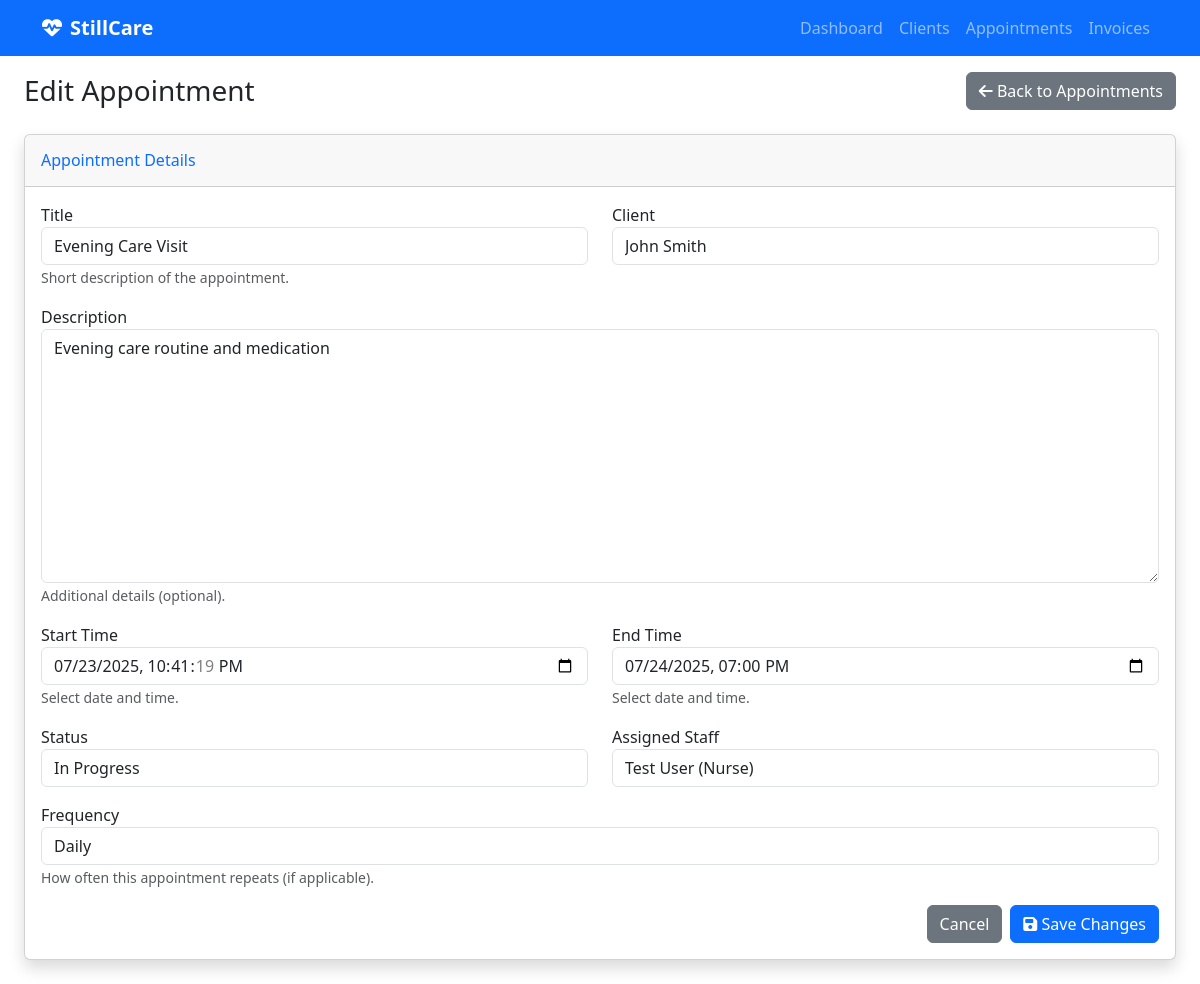
/appointments/3/edit/, run on an earlier commit of the app's database.
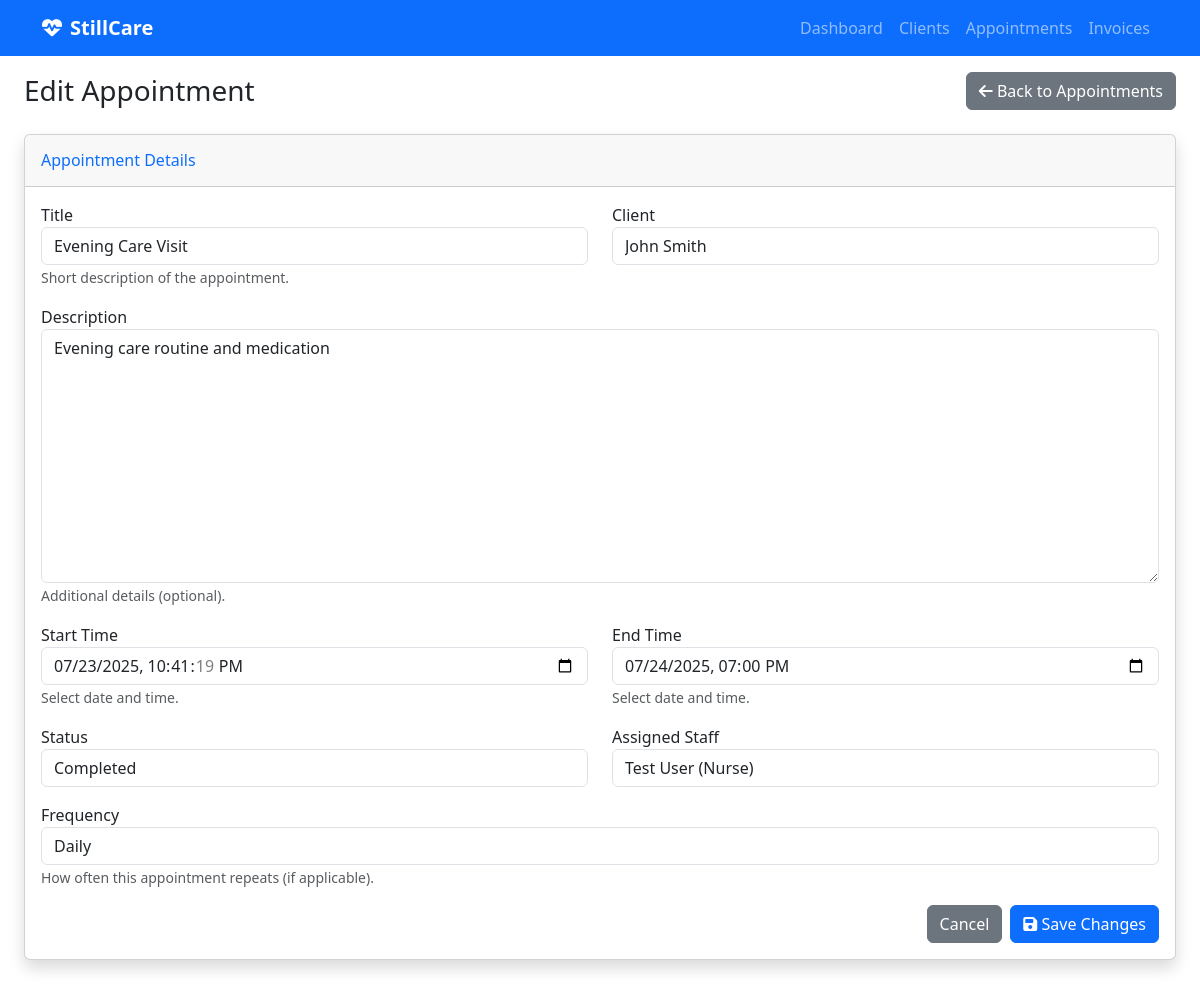
And on a later commit of the database.
### appointment_management/models.py (models this page shows, shortened)
class Appointment(models.Model):
    FREQUENCY_CHOICES = [
        ('daily', 'Daily'),
        ('weekly', 'Weekly'),
        ('monthly', 'Monthly'),
    ]
    title = models.CharField(max_length=200)
    description = models.TextField(blank=True, null=True)
    start_time = models.DateTimeField(help_text="When the appointment/visit should start")
    end_time = models.DateTimeField(help_text="When the appointment/visit should end")
    status = models.CharField(max_length=50, choices=[
        ('scheduled', 'Scheduled'),
        ('completed', 'Completed'),
        ('cancelled', 'Cancelled'),
        ('no_show', 'No Show'),
    ], default='scheduled')
    client = models.ForeignKey(
        'client_management.Client',
        on_delete=models.CASCADE,
        related_name='appointments',
        help_text="The client this appointment is for"
    )
    frequency = models.CharField(
        max_length=20,
        choices=FREQUENCY_CHOICES,
        blank=True,
        null=True,
        help_text="How often this appointment repeats"
    )
    assigned_staff = models.ForeignKey(settings.AUTH_USER_MODEL, on_delete=models.PROTECT, null=False, blank=False, related_name='appointments', help_text="Staff member assigned to this appointment")
    created_at = models.DateTimeField(auto_now_add=True)
    updated_at = models.DateTimeField(auto_now=True)
    class Meta:
        verbose_name = "Appointment"
        verbose_name_plural = "Appointments"
    VISIT_STATUS_CHOICES = [
        ('scheduled', 'Scheduled'),
        ('in_progress', 'In Progress'),
        ('completed', 'Completed'),
        ('cancelled', 'Cancelled'),
    ]
    status = models.CharField(
        max_length=20,
        choices=VISIT_STATUS_CHOICES,
        default='scheduled'
    )
    actual_start_time = models.DateTimeField(blank=True, null=True)
    actual_end_time = models.DateTimeField(blank=True, null=True)
    checklist_items = models.JSONField(
        default=list,
        help_text="List of checklist items from the client's care plan"
    )

### care_backend/views.py (the view)
# urls.py: path('appointments/<int:appointment_id>/edit/', views.appointment_edit, name='appointment_edit'),
def appointment_edit(request, appointment_id):
    appointment = get_object_or_404(Appointment, id=appointment_id)
    if request.method == 'POST':
        form = AppointmentForm(request.POST, instance=appointment)
        if form.is_valid():
            form.save()
            messages.success(request, 'Appointment updated successfully!')
            return redirect('appointment_list')
        else:
            messages.error(request, 'Please correct the errors below.')
    else:
        form = AppointmentForm(instance=appointment)
    context = {
        'form': form,
        'appointment': appointment,
    }
    return render(request, 'appointments/edit.html', context)

### appointment_management/forms.py (shortened to what this page needs)
class AppointmentForm(forms.ModelForm):
    class Meta:
        model = Appointment
        fields = '__all__'
        widgets = {
            'start_time': forms.DateTimeInput(attrs={'type': 'datetime-local', 'class': 'form-control'}),
            'end_time': forms.DateTimeInput(attrs={'type': 'datetime-local', 'class': 'form-control'}),
            'assigned_staff': forms.Select(attrs={'class': 'form-control'}),
        }

### authentication/models.py (called while the page is built)
    def __str__(self):
        return f"{self.get_full_name()} ({self.get_role_display()})"

### client_management/models.py (called while the page is built)
    def __str__(self):
        return f"{self.first_name} {self.last_name}"

### templates/appointments/edit.html (shortened to what this page needs)
{% extends 'base.html' %}
{% load widget_tweaks %}
{% block content %}
<div class="container-fluid">
    <div class="d-flex justify-content-between align-items-center mb-4">
        <h1 class="h3 mb-0 text-gray-800">Edit Appointment</h1>
        <a href="{% url 'appointment_list' %}" class="btn btn-secondary">
            <i class="fas fa-arrow-left"></i> Back to Appointments
        </a>
    </div>
    <div class="card shadow mb-4">
        <div class="card-header py-3">
            <h6 class="m-0 font-weight-bold text-primary">Appointment Details</h6>
        </div>
        <div class="card-body">
            <form method="post">
                <div class="row">
                    <div class="col-md-6 mb-3">
                        <label for="{{ form.title.id_for_label }}">Title</label>
                        {{ form.title|add_class:'form-control' }}
                        <small class="form-text text-muted">Short description of the appointment.</small>
                    </div>
                    <div class="col-md-6 mb-3">
                        <label for="{{ form.client.id_for_label }}">Client</label>
                        {{ form.client|add_class:'form-control' }}
                    </div>
                </div>
                <div class="mb-3">
                    <label for="{{ form.description.id_for_label }}">Description</label>
                    {{ form.description|add_class:'form-control' }}
                    <small class="form-text text-muted">Additional details (optional).</small>
                </div>
                <div class="row">
                    <div class="col-md-6 mb-3">
                        <label for="{{ form.start_time.id_for_label }}">Start Time</label>
                        {{ form.start_time }}
                        <small class="form-text text-muted">Select date and time.</small>
                    </div>
                    <div class="col-md-6 mb-3">
                        <label for="{{ form.end_time.id_for_label }}">End Time</label>
                        {{ form.end_time }}
                        <small class="form-text text-muted">Select date and time.</small>
                    </div>
                </div>
                <div class="row">
                    <div class="col-md-6 mb-3">
                        <label for="{{ form.status.id_for_label }}">Status</label>
                        {{ form.status|add_class:'form-control' }}
                    </div>
                    <div class="col-md-6 mb-3">
                        <label for="{{ form.assigned_staff.id_for_label }}">Assigned Staff</label>
                        {{ form.assigned_staff|add_class:'form-control' }}
                    </div>
                </div>
                <div class="mb-3">
                    <label for="{{ form.frequency.id_for_label }}">Frequency</label>
                    {{ form.frequency|add_class:'form-control' }}
                    <small class="form-text text-muted">How often this appointment repeats (if applicable).</small>
                </div>
                <div class="d-flex justify-content-end gap-2">
                    <a href="{% url 'appointment_list' %}" class="btn btn-secondary">Cancel</a>
                    <button type="submit" class="btn btn-primary">
                        <i class="fas fa-save"></i> Save Changes
                    </button>
                </div>
            </form>
        </div>
    </div>
</div>
{% endblock %}

What changed in the data, as far as the page shows it:
changed Appointment "Evening Care Visit": status "In Progress" → "Completed"
